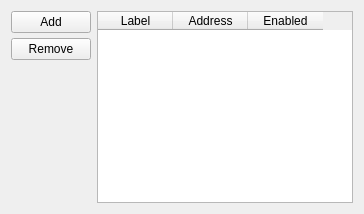
          <widget class="QWidget" name="breaktab">
           <attribute name="title">
            <string>Breakpoints</string>
           </attribute>
           <layout class="QGridLayout" name="gridLayout_13">
            <item row="0" column="1">
             <widget class="QTableWidget" name="breakpointView">
              <property name="focusPolicy">
               <enum>Qt::NoFocus</enum>
              </property>
              <property name="horizontalScrollBarPolicy">
               <enum>Qt::ScrollBarAsNeeded</enum>
              </property>
              <property name="sizeAdjustPolicy">
               <enum>QAbstractScrollArea::AdjustIgnored</enum>
              </property>
              <property name="autoScroll">
               <bool>false</bool>
              </property>
              <property name="editTriggers">
               <set>QAbstractItemView::AllEditTriggers</set>
              </property>
              <property name="tabKeyNavigation">
               <bool>false</bool>
              </property>
              <property name="showDropIndicator" stdset="0">
               <bool>false</bool>
              </property>
              <property name="dragDropOverwriteMode">
               <bool>false</bool>
              </property>
              <property name="selectionMode">
               <enum>QAbstractItemView::SingleSelection</enum>
              </property>
              <property name="selectionBehavior">
               <enum>QAbstractItemView::SelectRows</enum>
              </property>
              <property name="textElideMode">
               <enum>Qt::ElideLeft</enum>
              </property>
              <property name="horizontalScrollMode">
               <enum>QAbstractItemView::ScrollPerItem</enum>
              </property>
              <property name="gridStyle">
               <enum>Qt::SolidLine</enum>
              </property>
              <property name="sortingEnabled">
               <bool>false</bool>
              </property>
              <property name="wordWrap">
               <bool>false</bool>
              </property>
              <property name="cornerButtonEnabled">
               <bool>false</bool>
              </property>
              <attribute name="horizontalHeaderCascadingSectionResizes">
               <bool>false</bool>
              </attribute>
              <attribute name="horizontalHeaderDefaultSectionSize">
               <number>75</number>
              </attribute>
              <attribute name="horizontalHeaderHighlightSections">
               <bool>false</bool>
              </attribute>
              <attribute name="horizontalHeaderMinimumSectionSize">
               <number>75</number>
              </attribute>
              <attribute name="horizontalHeaderShowSortIndicator" stdset="0">
               <bool>false</bool>
              </attribute>
              <attribute name="horizontalHeaderStretchLastSection">
               <bool>false</bool>
              </attribute>
              <attribute name="verticalHeaderVisible">
               <bool>false</bool>
              </attribute>
              <attribute name="verticalHeaderCascadingSectionResizes">
               <bool>false</bool>
              </attribute>
              <attribute name="verticalHeaderDefaultSectionSize">
               <number>23</number>
              </attribute>
              <attribute name="verticalHeaderHighlightSections">
               <bool>false</bool>
              </attribute>
              <column>
               <property name="text">
                <string>Label</string>
               </property>
              </column>
              <column>
               <property name="text">
                <string>Address</string>
               </property>
              </column>
              <column>
               <property name="text">
                <string>Enabled</string>
               </property>
              </column>
             </widget>
            </item>
            <item row="0" column="0">
             <layout class="QVBoxLayout" name="verticalLayout_9">
              <property name="spacing">
               <number>5</number>
              </property>
              <property name="rightMargin">
               <number>0</number>
              </property>
              <item>
               <widget class="QPushButton" name="buttonAddBreakpoint">
                <property name="sizePolicy">
                 <sizepolicy hsizetype="Minimum" vsizetype="Fixed">
                  <horstretch>0</horstretch>
                  <verstretch>0</verstretch>
                 </sizepolicy>
                </property>
                <property name="focusPolicy">
                 <enum>Qt::NoFocus</enum>
                </property>
                <property name="text">
                 <string>Add</string>
                </property>
                <property name="icon">
                 <iconset resource="resources.qrc">
                  <normaloff>:/icons/resources/icons/plus.png</normaloff>:/icons/resources/icons/plus.png</iconset>
                </property>
               </widget>
              </item>
              <item>
               <widget class="QPushButton" name="buttonRemoveBreakpoint">
                <property name="sizePolicy">
                 <sizepolicy hsizetype="Minimum" vsizetype="Fixed">
                  <horstretch>0</horstretch>
                  <verstretch>0</verstretch>
                 </sizepolicy>
                </property>
                <property name="focusPolicy">
                 <enum>Qt::NoFocus</enum>
                </property>
                <property name="text">
                 <string>Remove</string>
                </property>
                <property name="icon">
                 <iconset resource="resources.qrc">
                  <normaloff>:/icons/resources/icons/minus.png</normaloff>:/icons/resources/icons/minus.png</iconset>
                </property>
               </widget>
              </item>
              <item>
               <spacer name="verticalSpacer_3">
                <property name="orientation">
                 <enum>Qt::Vertical</enum>
                </property>
                <property name="sizeHint" stdset="0">
                 <size>
                  <width>20</width>
                  <height>40</height>
                 </size>
                </property>
               </spacer>
              </item>
             </layout>
            </item>
           </layout>
          </widget>
